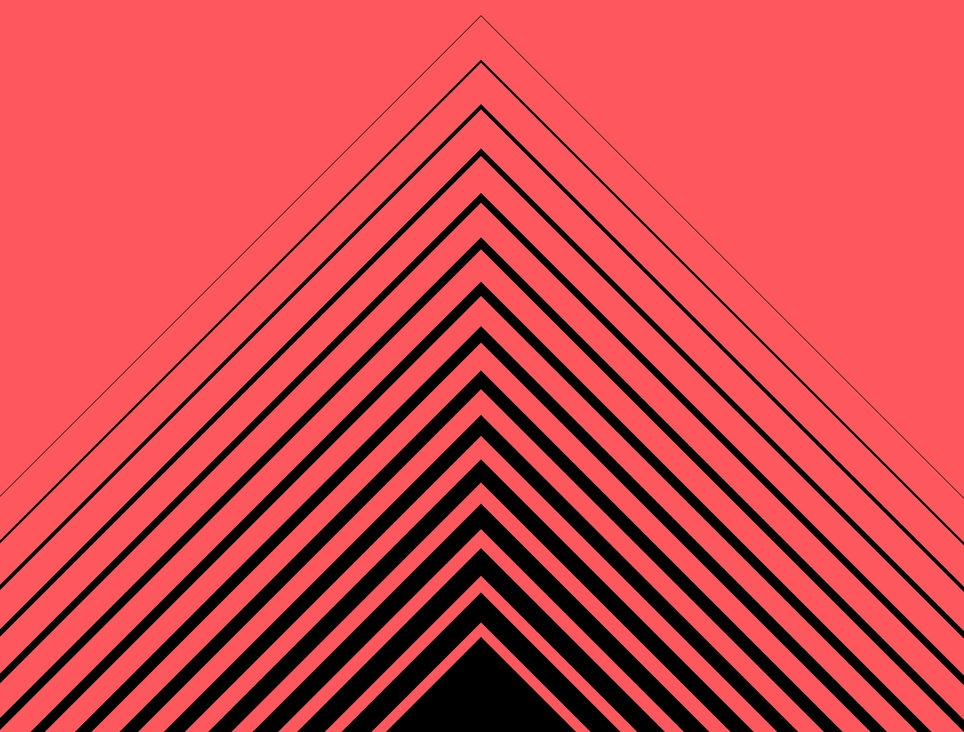
//> input picture input_imgs/inputImg.jpg, 964 x 732 px, shrunk from 4096 x 3112 before the run
$ ./hough input_imgs/inputImg.jpg 3   (built with g++ and OpenCV 4)
//> lines starting //> are read from the running program, lines starting //| are printed output that depends on the picture
#include <iostream>
#include <cmath>
#include <vector>
#include <utility>
#include <queue>
#include <cstring>
#include "opencv2/highgui.hpp"
#include "opencv2/imgproc.hpp"

using namespace std;
using namespace cv;

#define BIN_WIDTH 1                // quanti gradi all'interno della stessa categoria di voto
#define NUM_BINS 180 / BIN_WIDTH   // numero di categorie

/* === PARAMETRI PER CANNY EDGE DETECTION === */

#define KERNEL_SIZE 3
#define TRESHOLD 50
#define RATIO 3

void detectEdge(const Mat& in, Mat& out);

ostream& operator<<(ostream& out, vector<vector<int>> v);

void polarToCartesian(double rho, int theta, Point& p1, Point& p2);

int main(int argc, char** argv) {

    int i, j;
    int theta;      // parametro di angolo di inclinazione nel sistema di coordinate polari
    double rho;     // parametro di distanza (rho) nel sistema di coordinate polari

    Mat source, edges, output;

    if(argc < 3) {
        printf("USAGE: hough [fileName] [treshold]\n");
        return EXIT_FAILURE;
    }

    int lineTreshold = atoi(argv[2]);

    deque<pair<int, int>> edgePoints;  // <row, col>

    source = imread(argv[1], IMREAD_GRAYSCALE);
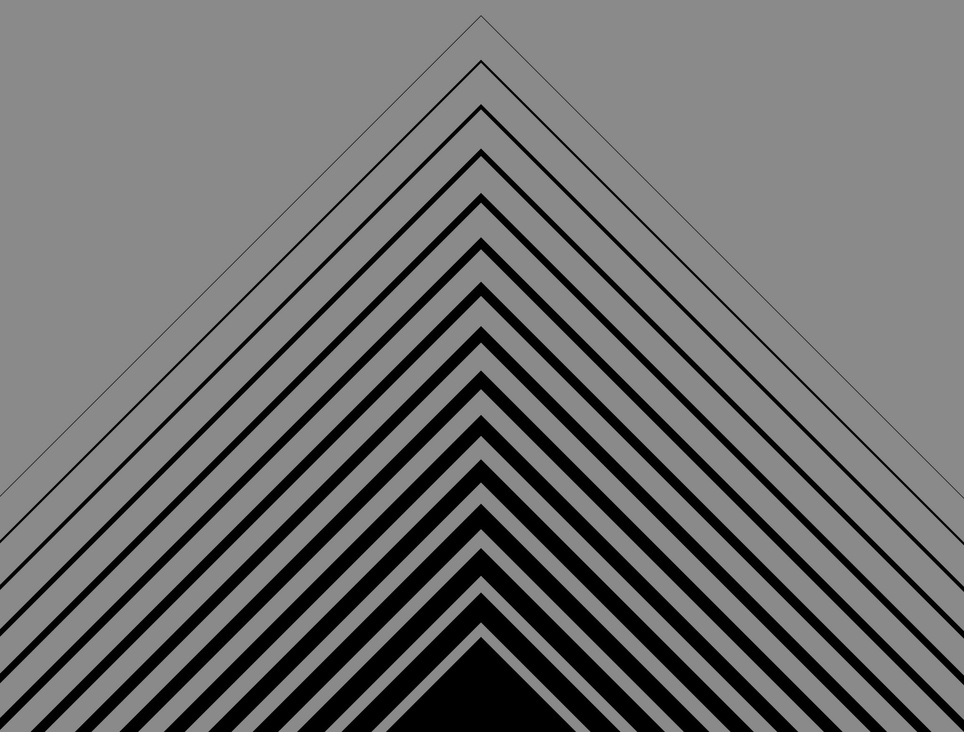
//> source: 732 rows x 964 cols, CV_8UC1; min 0, max 152, mean 111.3
    namedWindow("source image", WINDOW_NORMAL | WINDOW_KEEPRATIO);

    output = source.clone();
    namedWindow("output image", WINDOW_NORMAL | WINDOW_KEEPRATIO);

    int maxDistance = hypot(source.rows, source.cols);
//> maxDistance = 1210

    cout<< maxDistance <<"\n";
//| 1210

    // matrice di voti
    vector<vector<int>> votes(2 * maxDistance, vector<int>(NUM_BINS, 0));

    cout<< votes.size() << ", " << votes[0].size() << endl;
//| 2420, 180

    // downsample: tengo solo i bordi dell'immagine
    detectEdge(source, edges);
//> in detectEdge, `Canny(out, out, TRESHOLD, TRESHOLD*RATIO, KERNEL_SIZE);`:
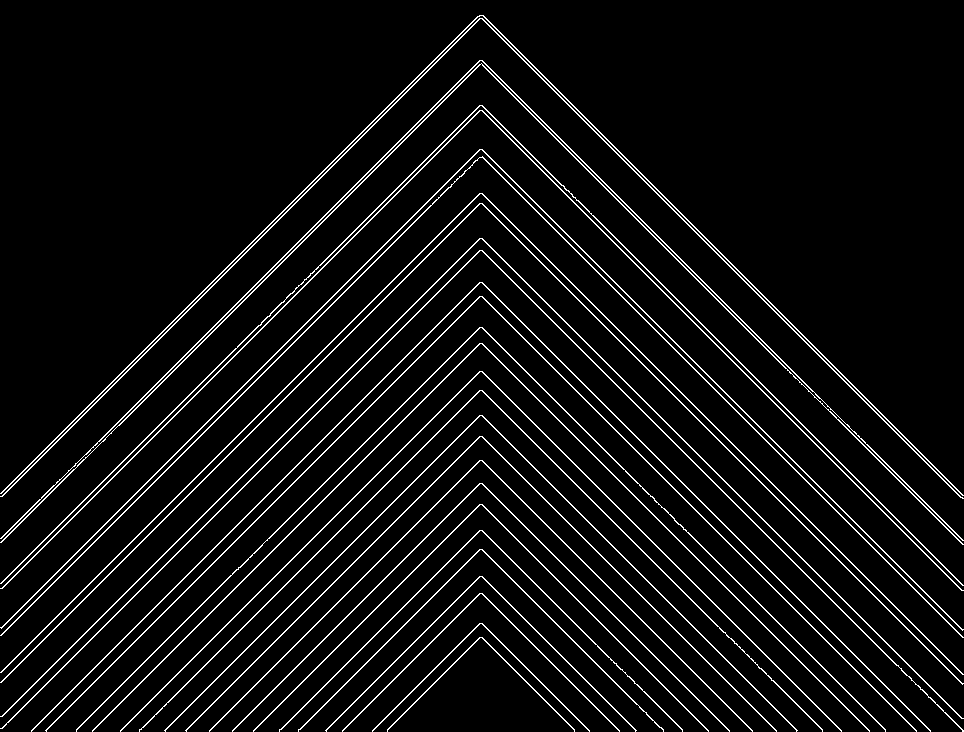
//> out: 732 rows x 964 cols, CV_8UC1; 5.9% white in thin lines or dots
    namedWindow("edge detection result", WINDOW_NORMAL | WINDOW_KEEPRATIO);

    // vote

    for(i = 0; i < edges.rows; ++i) {
        for(j = 0; j < edges.cols; ++j) {

            if(edges.at<uchar>(i, j) == 255) {  // se incontro edge point

                // guarda gli angoli [-90°, +90°]
                for(theta = 0; theta <= 180; theta += BIN_WIDTH) {

                    rho = round(j * cos(theta - 90) + i * sin(theta - 90)) + maxDistance;

                    //cout<< rho <<endl;

                    votes[rho][theta]++;
                }
            }
        }
    }
//> this loop made 732 passes
//> rho on passes 1 to 3: 0, 0, 0
//> after the loop, rho = 1432

    //cout<< votes <<"\n";

    // find peaks
    for(i = 0; i < votes.size(); ++i) {
        for(j = 0; j < votes[i].size(); ++j) {

            if(votes[i][j] >= lineTreshold) {

                rho = i - maxDistance;
                theta = j - 90;

                cout << "found line with rho = " << rho << " and theta = " << theta << "\n";

                // converti linea da polare a cartesiana

                Point p1, p2;   // 2 punti che descrivono la linea
		polarToCartesian(rho, theta, p1, p2);

                //cout<< p1 << ", " << p2 <<"\n";

                line(output, p1, p2, Scalar(0, 0, 255), 2, LINE_AA);

            }
        }
    }
//> this loop made 2420 passes
//> (rho, theta) on passes 1 to 3: (1432, 181), (1432, 181), (1432, 181)
//> output: 732 rows x 964 cols, CV_8UC1; every value is 0
//> after the loop, rho = 1208; theta = -81

    Point dummy1(10, 10), dummy2(100, 100);

    line(output, dummy1, dummy2, Scalar(0, 0, 255), 1, LINE_AA);

    imshow("source image", source);
    imshow("output image", output);
    imshow("edge detection result", edges);

    waitKey();


    return 0;
}

void detectEdge(const Mat& in, Mat& out) {

	blur(in, out, Size(3, 3));  // per immunità al rumore, sfocatura

	Canny(out, out, TRESHOLD, TRESHOLD*RATIO, KERNEL_SIZE);
}

ostream& operator<<(ostream& out, vector<vector<int>> v) {

	for (int i = 0; i < v.size(); ++i) {
		for (int j = 0; j < v[i].size(); ++j) {
			cout << v[i][j] << " ";
		}
		cout << "\n";
	}

	return out;
}

void polarToCartesian(double rho, int theta, Point& p1, Point& p2) {

	int x0 = cvRound(rho * cos(theta));
	int y0 = cvRound(rho * sin(theta));

	p1.x = cvRound(x0 + 1000 * (-sin(theta)));
	p1.y = cvRound(y0 + 1000 * (cos(theta)));

	p2.x = cvRound(x0 - 1000 * (-sin(theta)));
	p2.y = cvRound(y0 - 1000 * (cos(theta)));
}
